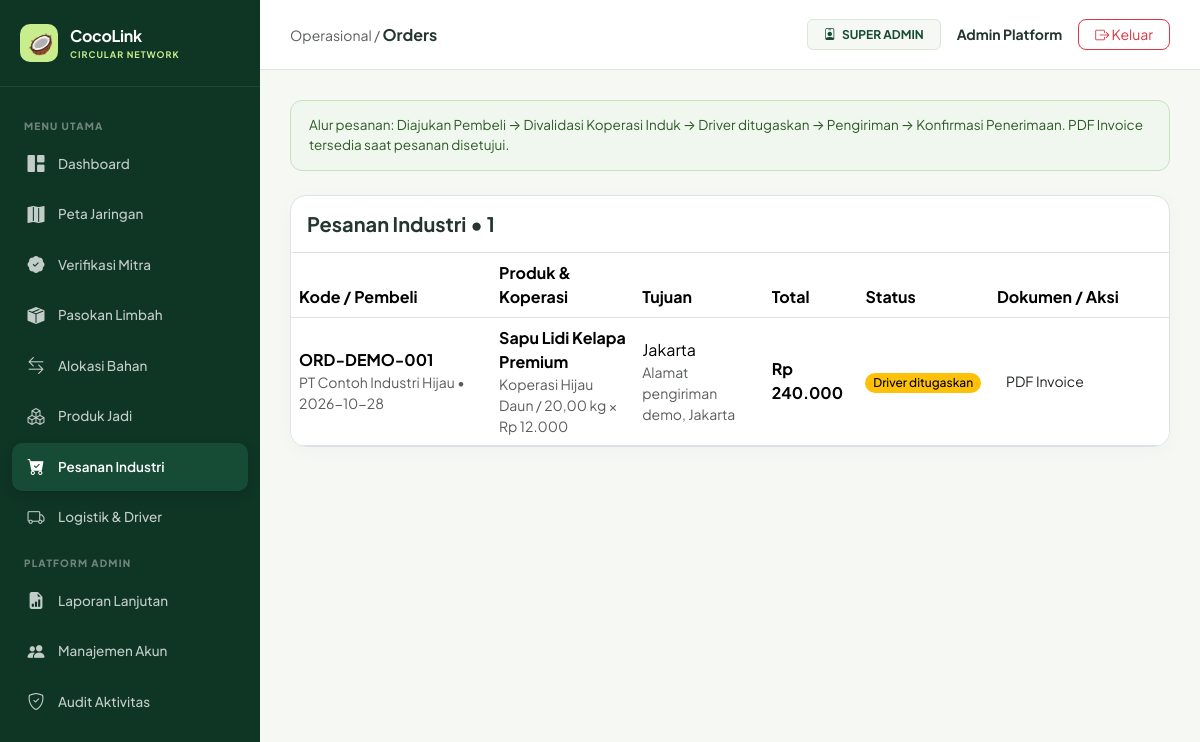
The page /index.php?page=orders (signed in) on the database its author committed.
### tables this page shows
CREATE TABLE `users` (
  `id` bigint(20) UNSIGNED NOT NULL,
  `name` varchar(120) NOT NULL,
  `email` varchar(190) NOT NULL,
  `password_hash` varchar(255) NOT NULL,
  `role` enum('super_admin','induk','supplier','coop','buyer','driver') NOT NULL,
  `supplier_id` bigint(20) UNSIGNED DEFAULT NULL,
  `coop_id` bigint(20) UNSIGNED DEFAULT NULL,
  `buyer_id` bigint(20) UNSIGNED DEFAULT NULL,
  `is_active` tinyint(1) NOT NULL DEFAULT 1,
  `created_at` timestamp NOT NULL DEFAULT current_timestamp()
);

CREATE TABLE `orders` (
  `id` bigint(20) UNSIGNED NOT NULL,
  `order_code` varchar(40) NOT NULL,
  `buyer_id` bigint(20) UNSIGNED NOT NULL,
  `shipping_address` text NOT NULL,
  `city` varchar(90) NOT NULL,
  `notes` text DEFAULT NULL,
  `status` enum('requested','approved','rejected','assigned','in_transit','delivered','completed') NOT NULL DEFAULT 'requested',
  `total` decimal(17,2) NOT NULL DEFAULT 0.00,
  `approved_by` bigint(20) UNSIGNED DEFAULT NULL,
  `created_at` timestamp NOT NULL DEFAULT current_timestamp(),
  `updated_at` timestamp NOT NULL DEFAULT current_timestamp() ON UPDATE current_timestamp()
);

CREATE TABLE `buyer_profiles` (
  `id` bigint(20) UNSIGNED NOT NULL,
  `company_name` varchar(160) NOT NULL,
  `buyer_type` enum('industry','collector') NOT NULL DEFAULT 'industry',
  `nib` varchar(30) DEFAULT NULL,
  `address` text NOT NULL,
  `city` varchar(90) NOT NULL,
  `status` enum('pending','verified','rejected') NOT NULL DEFAULT 'pending',
  `created_at` timestamp NOT NULL DEFAULT current_timestamp()
);

CREATE TABLE `order_items` (
  `id` bigint(20) UNSIGNED NOT NULL,
  `order_id` bigint(20) UNSIGNED NOT NULL,
  `product_id` bigint(20) UNSIGNED NOT NULL,
  `quantity` decimal(13,2) NOT NULL,
  `unit_price` decimal(15,2) NOT NULL
);

CREATE TABLE `products` (
  `id` bigint(20) UNSIGNED NOT NULL,
  `coop_id` bigint(20) UNSIGNED NOT NULL,
  `raw_type_id` int(10) UNSIGNED NOT NULL,
  `sku` varchar(40) NOT NULL,
  `name` varchar(160) NOT NULL,
  `description` text DEFAULT NULL,
  `unit` varchar(15) NOT NULL DEFAULT 'kg',
  `price` decimal(15,2) NOT NULL,
  `stock` decimal(13,2) NOT NULL DEFAULT 0.00,
  `is_active` tinyint(1) NOT NULL DEFAULT 1,
  `created_at` timestamp NOT NULL DEFAULT current_timestamp()
);

CREATE TABLE `cooperatives` (
  `id` bigint(20) UNSIGNED NOT NULL,
  `supplier_id` bigint(20) UNSIGNED NOT NULL,
  `name` varchar(160) NOT NULL,
  `province` varchar(90) NOT NULL,
  `city` varchar(90) NOT NULL,
  `address` text NOT NULL,
  `specialty_raw_type_id` int(10) UNSIGNED NOT NULL,
  `latitude` decimal(10,7) DEFAULT NULL,
  `longitude` decimal(10,7) DEFAULT NULL,
  `status` enum('pending','verified','rejected') NOT NULL DEFAULT 'pending',
  `verified_by` bigint(20) UNSIGNED DEFAULT NULL,
  `created_at` timestamp NOT NULL DEFAULT current_timestamp()
);

### index.php (called while the page is built, shortened)
<?php
require __DIR__ . '/app/bootstrap.php';
require __DIR__ . '/app/actions.php';
require __DIR__ . '/app/views/layout.php';
$page = (string)($_GET['page'] ?? 'home');
try {
    $u = current_user();
    render_page($page, $u);
} catch (Throwable $ex) {
    try {
        if (db()->inTransaction()) {
            db()->rollBack();
        }
    } catch (Throwable $ignored) {}
    $error = $ex instanceof PDOException
        ? 'Koneksi atau operasi database gagal. Pastikan MySQL aktif di XAMPP, database cocolink sudah terimpor, dan data tidak duplikat.'
        : $ex->getMessage();
    if ($_SERVER['REQUEST_METHOD'] === 'POST') {
        $back = (string)($_GET['page'] ?? 'dashboard');
        if (!preg_match('/^[a-z_]+$/', $back)) {
            $back = 'dashboard';
        }
        flash($error, 'danger');
        redirect($back);
    }
    http_response_code(400);
?>
<!doctype html>
<html lang="id">
<head>
    <meta charset="utf-8">
    <meta name="viewport" content="width=device-width, initial-scale=1">
    <title>CoCoLink &bull; Kesalahan Sistem</title>
    <link href="https://cdn.jsdelivr.net/npm/bootstrap@5.3.2/dist/css/bootstrap.min.css" rel="stylesheet">
    <link rel="stylesheet" href="https://cdn.jsdelivr.net/npm/bootstrap-icons@1.11.2/font/bootstrap-icons.min.css">
</head>
<body style="background:#F6F8F4; padding:60px 20px;">
    <div class="container" style="max-width: 600px;">
        <div class="card shadow-sm border-danger">
            <div class="card-body p-4 text-center">
                <div class="display-4 text-danger mb-3"><i class="bi bi-exclamation-triangle-fill"></i></div>
                <h4 class="fw-bold text-dark">Tidak Dapat Membuka Halaman</h4>
                <p class="text-muted mt-3 mb-4"><?= e($error) ?></p>
                <a href="<?= e(url('dashboard')) ?>" class="btn btn-success fw-bold px-4" style="background:#164B35; border:none; border-radius:10px;">
                    <i class="bi bi-house-door-fill me-1"></i> Kembali ke Dashboard
                </a>
            </div>
        </div>
    </div>
</body>
</html>
<?php
}

### app/views/pages/orders.php (the view, shortened to what this page needs)
<?php
function page_orders(array $u): void {
    $manager = is_manager($u);
    $data    = $manager
        ? rows('SELECT o.*, bp.company_name, us.name AS approver FROM orders o JOIN buyer_profiles bp ON bp.id=o.buyer_id LEFT JOIN users us ON us.id=o.approved_by ORDER BY o.id DESC')
        : rows('SELECT o.*, bp.company_name, us.name AS approver FROM orders o JOIN buyer_profiles bp ON bp.id=o.buyer_id LEFT JOIN users us ON us.id=o.approved_by WHERE o.buyer_id=? ORDER BY o.id DESC', [$u['buyer_id']]);
    $items   = rows('SELECT i.order_id, i.quantity, i.unit_price, p.name AS product_name, p.sku, c.name AS coop_name FROM order_items i JOIN products p ON p.id=i.product_id JOIN cooperatives c ON c.id=p.coop_id ORDER BY i.order_id DESC');
    $itemsBy = [];
    foreach ($items as $it) $itemsBy[$it['order_id']][] = $it;
?>
<div class="notice mb-4">
    Alur pesanan: Diajukan Pembeli &rarr; Divalidasi Koperasi Induk &rarr; Driver ditugaskan &rarr; Pengiriman &rarr; Konfirmasi Penerimaan. PDF Invoice tersedia saat pesanan disetujui.
</div>
<div class="panel bg-white border" style="border-radius:16px; overflow:hidden;">
    <div class="p-3 border-bottom d-flex justify-content-between align-items-center">
        <h5 class="fw-bold mb-0">Pesanan Industri &bull; <?= count($data) ?></h5>
    </div>
    <div class="table-responsive">
        <table class="table table-hover align-middle mb-0">
            <thead>
                <tr>
                    <th>Kode / Pembeli</th>
                    <th>Produk & Koperasi</th>
                    <th>Tujuan</th>
                    <th>Total</th>
                    <th>Status</th>
                    <th>Dokumen / Aksi</th>
                </tr>
            </thead>
            <tbody>
            <?php foreach ($data as $o): ?>
                <tr>
                    <td style="min-width:175px">
                        <b><?= e($o['order_code']) ?></b>
                        <div class="helper small text-muted"><?= e($o['company_name']) ?> &bull; <?= e(substr($o['created_at'], 0, 10)) ?></div>
                    </td>
                    <td>
                    <?php foreach ($itemsBy[$o['id']] ?? [] as $i): ?>
                        <div><strong><?= e($i['product_name']) ?></strong></div>
                        <div class="helper small text-muted"><?= e($i['coop_name']) ?> / <?= number($i['quantity']) ?> kg &times; <?= money($i['unit_price']) ?></div>
                    <?php endforeach; ?>
                    </td>
                    <td>
                        <?= e($o['city']) ?>
                        <div class="helper small text-muted" style="max-width:220px"><?= e($o['shipping_address']) ?></div>
                    </td>
                    <td class="fw-bold"><?= money($o['total']) ?></td>
                    <td><?= badge($o['status']) ?></td>
                    <td style="min-width:180px">
                        <div class="d-flex flex-wrap gap-1">
                            <?php if (!in_array($o['status'], ['requested', 'rejected'], true)): ?>
                                <a class="btn btn-sm btn-outline-coco" href="<?= e(app_base() . '/report.php?type=invoice&id=' . $o['id'] . '&format=pdf') ?>" target="_blank">PDF Invoice</a>
                            <?php endif; ?>
                        </div>
                    </td>
                </tr>
            <?php endforeach; ?>
            </tbody>
        </table>
    </div>
</div>
<?php } ?>

### app/views/layout.php (shortened to what this page needs)
<?php
function render_layout(string $title, string $page, array $u, callable $content): void {
?>
<!DOCTYPE html>
<html lang="id">
<head>
    <link href="https://cdn.jsdelivr.net/npm/bootstrap@5.3.2/dist/css/bootstrap.min.css" rel="stylesheet">
    <link rel="stylesheet" href="https://cdn.jsdelivr.net/npm/bootstrap-icons@1.11.2/font/bootstrap-icons.min.css">
</head>
<body>
    <div class="app-wrapper">
        <aside class="app-sidebar">
            <div class="sidebar-brand">
                <div class="logo-icon"><i class="bi bi-circle-styled">🥥</i></div>
                <div>
                    <div class="fw-bold" style="font-size: 16px; letter-spacing: -0.3px;">CocoLink</div>
                    <div style="font-size: 9px; color: var(--coco-accent); letter-spacing: 1px; font-weight: 700;">CIRCULAR NETWORK</div>
                </div>
            </div>
            <ul class="sidebar-menu">
                <li class="menu-header">Menu Utama</li>
                <li><a href="<?= e(url('dashboard')) ?>" class="<?= $page === 'dashboard' ? 'active' : '' ?>"><i class="bi bi-grid-1x2-fill"></i> Dashboard</a></li>
                <li><a href="<?= e(url('maps')) ?>" class="<?= $page === 'maps' ? 'active' : '' ?>"><i class="bi bi-map-fill"></i> Peta Jaringan</a></li>
                <?php if (is_manager($u)): ?>
                    <li><a href="<?= e(url('verification')) ?>" class="<?= $page === 'verification' ? 'active' : '' ?>"><i class="bi bi-patch-check-fill"></i> Verifikasi Mitra</a></li>
                <?php endif; ?>
                <?php if (is_manager($u) || $u['role'] === 'supplier'): ?>
                    <li><a href="<?= e(url('batches')) ?>" class="<?= $page === 'batches' ? 'active' : '' ?>"><i class="bi bi-box-seam-fill"></i> Pasokan Limbah</a></li>
                <?php endif; ?>
                <?php if (is_manager($u) || $u['role'] === 'supplier' || $u['role'] === 'coop'): ?>
                    <li><a href="<?= e(url('allocations')) ?>" class="<?= $page === 'allocations' ? 'active' : '' ?>"><i class="bi bi-arrow-left-right"></i> Alokasi Bahan</a></li>
                <?php endif; ?>
                <?php if (is_manager($u) || $u['role'] === 'coop'): ?>
                    <li><a href="<?= e(url('products')) ?>" class="<?= $page === 'products' ? 'active' : '' ?>"><i class="bi bi-boxes"></i> Produk Jadi</a></li>
                <?php endif; ?>
                <?php if (is_manager($u) || $u['role'] === 'buyer'): ?>
                    <li><a href="<?= e(url('orders')) ?>" class="<?= $page === 'orders' ? 'active' : '' ?>"><i class="bi bi-cart-check-fill"></i> Pesanan Industri</a></li>
                <?php endif; ?>
                <li><a href="<?= e(url('shipments')) ?>" class="<?= $page === 'shipments' ? 'active' : '' ?>"><i class="bi bi-truck"></i> Logistik & Driver</a></li>
                <?php if (is_manager($u)): ?>
                    <li class="menu-header">Platform Admin</li>
                    <li><a href="<?= e(url('reports')) ?>" class="<?= $page === 'reports' ? 'active' : '' ?>"><i class="bi bi-file-earmark-bar-graph-fill"></i> Laporan Lanjutan</a></li>
                    <?php if ($u['role'] === 'super_admin'): ?>
                        <li><a href="<?= e(url('accounts')) ?>" class="<?= $page === 'accounts' ? 'active' : '' ?>"><i class="bi bi-people-fill"></i> Manajemen Akun</a></li>
                        <li><a href="<?= e(url('audit')) ?>" class="<?= $page === 'audit' ? 'active' : '' ?>"><i class="bi bi-shield-check"></i> Audit Aktivitas</a></li>
                    <?php endif; ?>
                <?php endif; ?>
            </ul>
        </aside>
        <div class="app-main">
            <header class="app-header">
                <div>
                    <span class="text-muted small">Operasional / </span>
                    <span class="fw-bold text-capitalize"><?= str_replace('_', ' ', $page) ?></span>
                </div>
                <div class="d-flex align-items-center gap-3">
                    <span class="badge px-3 py-2" style="background:#F6F8F4; color:#164B35; border:1px solid #DCE6D9; font-weight:700;">
                        <i class="bi bi-person-badge me-1"></i> <?= e(str_replace('_', ' ', strtoupper($u['role']))) ?>
                    </span>
                    <div class="fw-bold" style="font-size:14px;"><?= e($u['name']) ?></div>
                    <form method="post" action="<?= e(url('logout')) ?>" style="margin:0;">
                        <button class="btn btn-sm btn-outline-danger px-3" style="border-radius:8px;"><i class="bi bi-box-arrow-right"></i> Keluar</button>
                    </form>
                </div>
            </header>
            <main class="app-content">
                <?php $content(); ?>
            </main>
        </div>
    </div>
</body>
</html>
<?php
}
?>

### app/bootstrap.php (shortened to what this page needs)
<?php
$config = require __DIR__ . '/../config/config.php';
function db(): PDO {
    global $config;
    static $pdo = null;
    if ($pdo === null) {
        $pdo = new PDO(
            'mysql:host=' . $config['db_host'] . ';port=' . $config['db_port'] . ';dbname=' . $config['db_name'] . ';charset=utf8mb4',
            $config['db_user'],
            $config['db_password'],
            [
                PDO::ATTR_ERRMODE            => PDO::ERRMODE_EXCEPTION,
                PDO::ATTR_DEFAULT_FETCH_MODE => PDO::FETCH_ASSOC,
                PDO::ATTR_EMULATE_PREPARES   => false
            ]
        );
    }
    return $pdo;
}
function sql(string $query, array $params = []): PDOStatement {
    $st = db()->prepare($query);
    $st->execute($params);
    return $st;
}
function rows(string $query, array $params = []): array {
    return sql($query, $params)->fetchAll();
}
function one(string $query, array $params = []): ?array {
    $r = sql($query, $params)->fetch();
    return $r ?: null;
}
function e(mixed $v): string {
    return htmlspecialchars((string)($v ?? ''), ENT_QUOTES | ENT_SUBSTITUTE, 'UTF-8');
}
function app_base(): string {
    $dir = str_replace('\\', '/', dirname($_SERVER['SCRIPT_NAME'] ?? '/index.php'));
    return ($dir === '/' || $dir === '.') ? '' : rtrim($dir, '/');
}
function url(string $page = 'dashboard', array $args = []): string {
    return app_base() . '/index.php?' . http_build_query(array_merge(['page' => $page], $args));
}
function money(mixed $number): string {
    return 'Rp ' . number_format((float)$number, 0, ',', '.');
}
function number(mixed $n, int $dec = 2): string {
    return number_format((float)$n, $dec, ',', '.');
}
function current_user(): ?array {
    $u = one('SELECT * FROM users WHERE id=?', [(int)$_SESSION['uid']]);
    return $u;
}
function is_manager(?array $u = null): bool {
    $u ??= current_user();
    return $u && in_array($u['role'], ['super_admin', 'induk'], true);
}
function status_text(string $status): string {
    return [
        'pending'          => 'Menunggu verifikasi',
        'verified'         => 'Terverifikasi',
        'rejected'         => 'Ditolak',
        'proposed'         => 'Menunggu koperasi',
        'accepted'         => 'Diterima',
        'completed'        => 'Selesai',
        'requested'        => 'Diajukan',
        'approved'         => 'Disetujui',
        'assigned'         => 'Driver ditugaskan',
        'in_transit'       => 'Dalam perjalanan',
        'pickup_pending'   => 'Pickup perlu disetujui',
        'pickup_requested' => 'Pengajuan pickup',
        'pickup_rejected'  => 'Pickup ditolak',
        'picked_up'        => 'Pickup disetujui',
        'delivered'        => 'Terkirim',
        'location'         => 'Lokasi diperbarui'
    ][$status] ?? ucwords(str_replace('_', ' ', $status));
}
function badge(string $status): string {
    $color = match ($status) {
        'completed', 'verified', 'delivered' => 'success',
        'rejected'                            => 'danger',
        'accepted', 'approved'               => 'info',
        'in_transit', 'picked_up'            => 'primary',
        default                              => 'warning'
    };
    return '<span class="badge rounded-pill text-bg-' . $color . ' fw-medium">' . e(status_text($status)) . '</span>';
}
?>

### rows shown on the page
users: role "SUPER ADMIN", name "Admin Platform"
orders: order_code "ORD-DEMO-001", buyer.company_name "PT Contoh Industri Hijau", created_at "2026-10-28", city "Jakarta", shipping_address "Alamat pengiriman demo, Jakarta", total "Rp 240.000", status "Driver ditugaskan"
order_items: product.name "Sapu Lidi Kelapa Premium", cooperatives.name "Koperasi Hijau Daun", quantity "20,00", unit_price "Rp 12.000"

### other values the page prints
str_replace('_', ' ', $page) "Orders"
count($data) "1"
